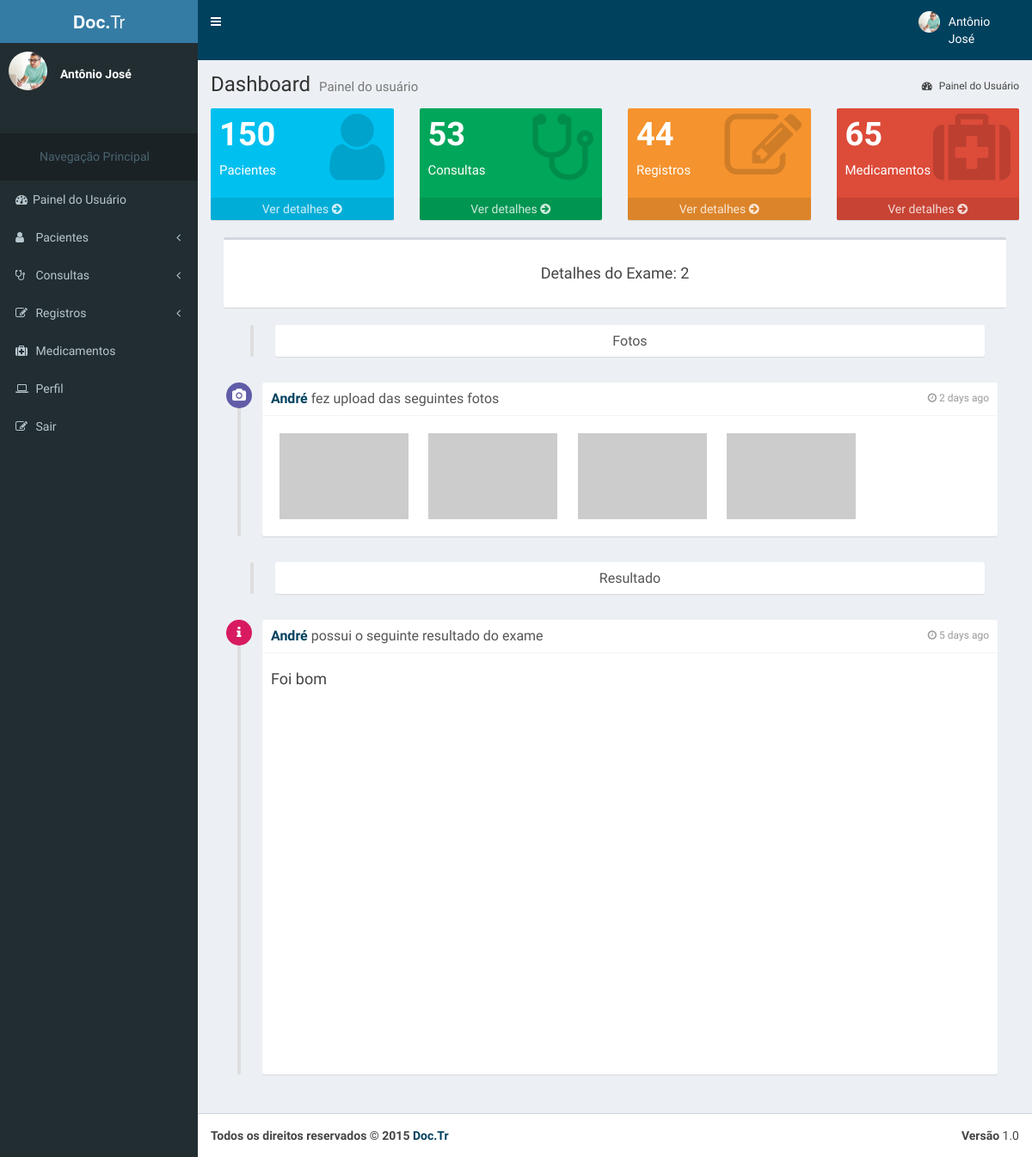
Screenshot of /registros/2/exame_detalhe (signed in) with the database file from the repository.
### accounts/models.py (models this page shows, shortened)
class UserU(AbstractBaseUser, PermissionsMixin):
    name = models.CharField('name', max_length=100, blank=True,null=True)
    image = models.ImageField(upload_to= 'accounts/images', verbose_name='Imagem',null = True, blank = True)
    email = models.EmailField('E-mail', unique=True)
    phone = models.CharField('Telefone', max_length=100, blank=True,null=True)
    username = models.CharField('name de Usuário', unique=True, max_length=100)
    birth_data = models.CharField('Data de Nascimento', max_length=100,blank=True, null=True)
    sex = models.CharField('Sexo',max_length=1, choices=(('M', 'Masculino'), ('F', 'Feminino')), default='Masculino', blank=True)
    is_active = models.BooleanField('Está ativo?', blank=True, default=True)
    is_staff = models.BooleanField('É da equipe?', blank=True, default=False)
    date_joined = models.DateTimeField('Data de Entrada', auto_now_add=True)
    objects = UserManager()
    USERNAME_FIELD = 'username'
    REQUIRED_FIELDS = ['email','name']
    class Meta:
        verbose_name = 'Usuário'
        verbose_name_plural = 'Usuários'

### register/models.py (models this page shows, shortened)
class Register(models.Model):
    register_code = models.IntegerField('ID',primary_key=True, null=False, blank=False)
    about = models.TextField('Mais informações', blank = True)
    created_at = models.DateTimeField('Criado em', auto_now_add=True)
    updated_at = models.DateTimeField('Atualizado em', auto_now=True)
    slug = models.SlugField('Atalho', max_length = 150, editable=True)
    consult = models.ForeignKey("consult.Doctor_consult", verbose_name='Consulta',
        related_name='register_Consult'
    )
    class Meta:
        verbose_name = 'Registro'
        verbose_name_plural = 'Registros'
        ordering = ['register_code']

class Exams(Register):
    result = models.TextField('Resultado do Exame', max_length= 50,null=True,blank=True)
    class Meta:
        verbose_name = 'Exame'
        verbose_name_plural = 'Exames'

### consult/models.py (models this page shows, shortened)
class Doctor_consult(models.Model):
    STATUS_CHOICES = (
        (0, 'Realizada'),
        (1, 'Pendente'),
        (2, 'Cancelada'),
        (3, 'Arquivada'),
    )
    doctor = models.ForeignKey('accounts.Doctor', verbose_name='Médico',
        related_name='doctor_consult_Doctor', on_delete=models.CASCADE
    )
    consult = models.ForeignKey(
        Consult, verbose_name='Consulta', related_name='doctor_consult_Consult', on_delete=models.CASCADE
    )
    patient = models.ForeignKey(
        Patient, verbose_name='Paciente',
        related_name='doctor_consult_Patient',blank = True, null=True, on_delete=models.CASCADE
    )
    status = models.IntegerField(
        'Situação', choices=STATUS_CHOICES, default=1, blank=True
    )
    created_at = models.DateTimeField('Criado em', auto_now_add=True)
    updated_at = models.DateTimeField('Atualizado em', auto_now=True)
    class Meta:
        verbose_name = 'Médico_Consulta'
        verbose_name_plural = 'Médicos_Consultas'
        unique_together = (('doctor', 'consult'),)

### register/views.py (the view)
# urls.py: url(r'^(?P<slug>[\w_-]+)/exame_detalhe', 'register.views.details_exams', name='details_exam'),
@login_required(redirect_field_name='login_obrigatorio')
def details_exams(request, slug):
	exams = get_object_or_404(Exams,slug = slug)
	template_name = 'details_exams.html'
	context = {
		'slug': slug,
		'exam':exams
	}
	return render(request, template_name,context)

### register/templates/details_exams.html (shortened to what this page needs)
{% extends 'doctor/dashboard_doctor.html' %}
{% load static %}
      {% block content %}
        {% block shortcuts %}
            {{ block.super }}
            <div class="col-md-12">
              <div class="box">
                <div class="box-header with-border">
                  <br>
                  <center><h3 class="box-title">Detalhes do Exame: {{slug}}</h3></center>
                  <br>
                </div>
              </div>
            </div>
            <div class="col-md-12">
              <ul class="timeline">
                <li>
                  <div class="timeline-item" id="itemt">
                    <h3 class="timeline-header no-border"><center>Fotos</center></h3>
                  </div>
                </li>
              </ul>
            </div>
          <div class="row">
            <div class="col-md-12">
              <ul class="timeline">
                <li>
                  <i class="fa fa-camera bg-purple"></i>
                  <div class="timeline-item">
                    <span class="time"><i class="fa fa-clock-o"></i> 2 days ago</span>
                    <h3 class="timeline-header"><a href="#">{{exam.consult.patient.name}}</a> fez upload das seguintes fotos</h3>
                    <div class="timeline-body">
                      <img src="http://placehold.it/150x100" alt="..." class="margin">
                      <img src="http://placehold.it/150x100" alt="..." class="margin">
                      <img src="http://placehold.it/150x100" alt="..." class="margin">
                      <img src="http://placehold.it/150x100" alt="..." class="margin">
                    </div>
                  </div>
                </li>
            </div>
          </div>
                <div class="col-md-12">
                  <ul class="timeline">
                    <li>
                      <div class="timeline-item">
                        <h3 class="timeline-header no-border" id="nome"><center>Resultado</center></h3>
                      </div>
                    </li>
                  </ul>
                </div>
         <div class="row">
            <div class="col-md-12">
                <ul class="timeline">
                <li>
                  <i class="fa fa-info bg-maroon"></i>
                  <div class="timeline-item">
                    <span class="time"><i class="fa fa-clock-o"></i> 5 days ago</span>
                    <h3 class="timeline-header"><a href="#">{{exam.consult.patient.name}}</a> possui o seguinte resultado do exame</h3>
                    <div class="timeline-body">
                      <div class="embed-responsive embed-responsive-16by9">
                        <p><h4>{{exam.result}}</h4></p>
                      </div>
                    </div>
                  </div>
                </li>
              </ul>
            </div>
          </div>
            </div>
            </div>
        {% endblock %}
      {% endblock %}

### accounts/templates/doctor/dashboard_doctor.html (shortened to what this page needs)
{% load static %}
<html>
  <head>
    <link rel="stylesheet" href="{% static 'bootstrap/css/bootstrap.min.css' %}">
    <link rel="stylesheet" href="http://maxcdn.bootstrapcdn.com/font-awesome/4.4.0/css/font-awesome.min.css">
    <link rel="stylesheet" href="http://code.ionicframework.com/ionicons/2.0.1/css/ionicons.min.css">
    <link rel="stylesheet" href="{% static 'dist/css/AdminLTE.min.css' %}">
    <link rel="stylesheet" href="{% static 'dist/css/skins/_all-skins.min.css' %}">
    <link rel="stylesheet" href="{% static 'plugins/iCheck/flat/blue.css' %}">
    <link rel="stylesheet" href="{% static 'plugins/morris/morris.css' %}">
    <link rel="stylesheet" href="{% static 'plugins/jvectormap/jquery-jvectormap-1.2.2.css' %}">
    <link rel="stylesheet" href="{% static 'plugins/datepicker/datepicker3.css' %}">
    <link rel="stylesheet" href="{% static 'plugins/daterangepicker/daterangepicker-bs3.css' %}">
    <link rel="stylesheet" href="{% static 'plugins/bootstrap-wysihtml5/bootstrap3-wysihtml5.min.css' %}">
  </head>
  <body class="hold-transition skin-blue sidebar-mini">
    <div class="wrapper">
    {% block header %}
      <header class="main-header">
        <a href="{% url 'accounts:dashboard' %}" class="logo">
          <span class="logo-lg"><b>Doc.</b>Tr</span>
        </a>
        <nav class="navbar navbar-static-top" role="navigation">
          <a href="#" class="sidebar-toggle" data-toggle="offcanvas" role="button">
          </a>
          <div class="navbar-custom-menu">
            <ul class="nav navbar-nav">
              <li class="dropdown user user-menu">
                <a href="#" class="dropdown-toggle" data-toggle="dropdown">
                  <img src="{% static 'dist/img/user6-128x128.jpg' %}" class="user-image" alt="User Image" id="foto">
                  <span class="hidden-xs">{{user.name}}</span>
                </a>
            </ul>
          </div>
        </nav>
      </header>
      {% endblock %}
      {% block menu %}
      <aside class="main-sidebar">
        <section class="sidebar">
          <div class="user-panel">
            <div class="pull-left image">
              <img src="{% static 'dist/img/user6-128x128.jpg' %}" class="img-circle" alt="User Image">
            </div>
            <div class="pull-left info">
              <br>
              <p>{{user.name}}</p>
            </div>
          </div>
          <br>
          <br>
          <ul class="sidebar-menu">
            <li class="header"><center><h5>Navegação Principal</h5></center></li>
            <li class="active treeview">
              <a href="{% url 'accounts:dashboard' %}">
                <i class="fa fa-dashboard"></i><span>Painel do Usuário</span>
              </a>
            </li>
            <li class="treeview">
              <a href="#">
                <i class="fa fa-user"></i>
                <span>Pacientes</span>
                <i class="fa fa-angle-left pull-right"></i>
              </a>
            </li>
            <li>
              <a href="pages/widgets.html">
                <i class="fa fa-stethoscope"></i> <span>Consultas</span>
                <i class="fa fa-angle-left pull-right"></i>
              </a>
            </li>
            <li class="treeview">
              <a href="#">
                <i class="fa fa-pencil-square-o"></i>
                <span>Registros</span>
                <i class="fa fa-angle-left pull-right"></i>
              </a>
            </li>
            <li class="treeview">
              <a href="{% url 'accounts:medication' %}">
                <i class="fa fa-medkit"></i>
                <span>Medicamentos</span>
              </a>
            </li>
            <li class="treeview">
              <a href="{% url 'accounts:profile' %}">
                <i class="fa fa-laptop"></i>
                <span>Perfil</span>
              </a>
            </li>
            <li class="treeview">
              <a href="{% url 'core:logout' %}">
                <i class="fa fa-edit"></i> <span>Sair</span>
              </a>
            </li>
          </ul>
        </section>
      </aside>
      {% endblock %}
      {% block content %}
      {% block shortcuts %}
      <div class="content-wrapper">
        <section class="content-header">
          <h1>
            Dashboard
            <small>Painel do usuário</small>
          </h1>
          <ol class="breadcrumb">
            <li class="active"><a href="{% url 'accounts:dashboard' %}"><i class="fa fa-dashboard"></i> Painel do Usuário</a></li>
          </ol>
        </section>
        <section class="content">
          <div class="row">
            <div class="col-lg-3 col-xs-6">
              <div class="small-box bg-aqua">
                <div class="inner">
                  <h3>150</h3>
                  <p>Pacientes</p>
                </div>
                <div class="icon">
                  <i class="fa fa-user"></i>
                </div>
                <a href="{% url 'accounts:patients_list' %}" class="small-box-footer">Ver detalhes <i class="fa fa-arrow-circle-right"></i></a>
              </div>
            </div>
            <div class="col-lg-3 col-xs-6">
              <div class="small-box bg-green">
                <div class="inner">
                  <h3>53<sup style="font-size: 20px"></sup></h3>
                  <p>Consultas</p>
                </div>
                <div class="icon">
                  <i class="fa fa-stethoscope"></i>
                </div>
                <a href="{% url 'consult:consults' %}" class="small-box-footer">Ver detalhes <i class="fa fa-arrow-circle-right"></i></a>
              </div>
            </div>
            <div class="col-lg-3 col-xs-6">
              <div class="small-box bg-yellow">
                <div class="inner">
                  <h3>44</h3>
                  <p>Registros</p>
                </div>
                <div class="icon">
                  <i class="fa fa-pencil-square-o"></i>
                </div>
                <a href="{% url 'register:registers' %}" class="small-box-footer">Ver detalhes <i class="fa fa-arrow-circle-right"></i></a>
              </div>
            </div>
            <div class="col-lg-3 col-xs-6">
              <div class="small-box bg-red">
                <div class="inner">
                  <h3>65</h3>
                  <p>Medicamentos</p>
                </div>
                <div class="icon">
                  <i class="fa fa-medkit"></i>
                </div>
                <a href="{% url 'accounts:medication' %}" class="small-box-footer">Ver detalhes <i class="fa fa-arrow-circle-right"></i></a>
              </div>
            </div>
          </div>
        {% endblock %}
      {% endblock %}
      {% block footer %}
      <footer class="main-footer">
        <div class="pull-right hidden-xs">
          <b>Versão</b> 1.0
        </div>
        <strong>Todos os direitos reservados &copy; 2015 <a href="{% url 'core:home' %}">Doc.Tr</a>
      </footer>
      {% endblock %}
  </body>
</html>

### accounts/templates/doctor/dashboard_doctor.html (style rules this page uses)
.navbar-nav { margin-right: 20%; }

### rows the page displays
UserU: name "Antônio José"
Register: consult.patient.name "André"
Exams: result "Foi bom"

### other values shown
{{ slug }} "2"
